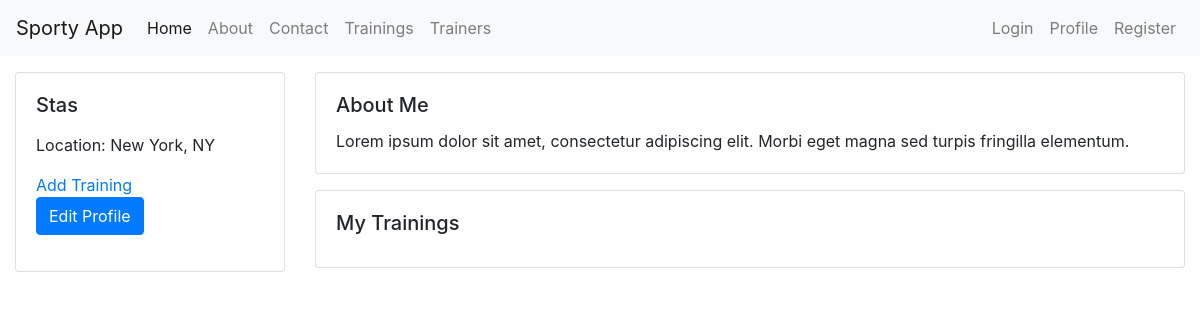
Page /user/ (signed in) on the earlier database version.
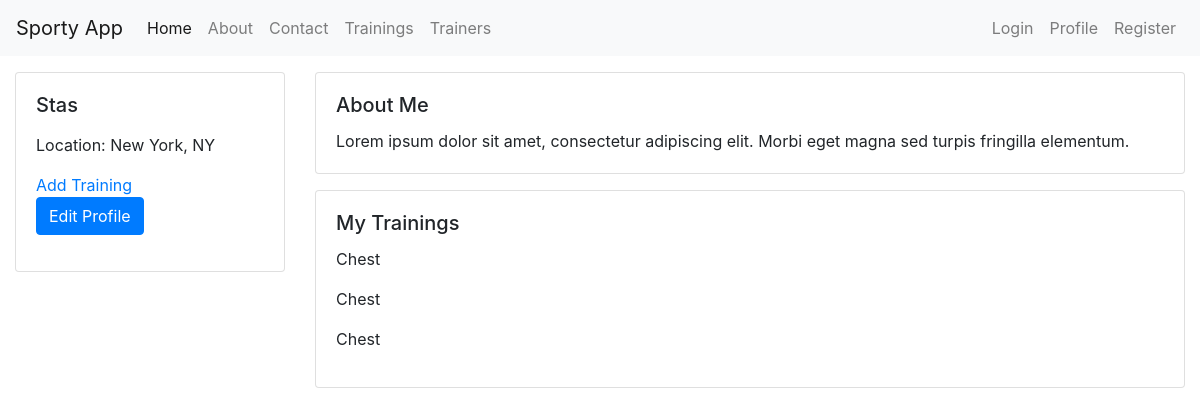
Same page on the later database version.
### Workout/models.py (models this page shows)
class Workout(models.Model):
    user = models.ForeignKey(User, on_delete=models.CASCADE)
    name = models.CharField(max_length=50)
    description = models.TextField(blank=True)
    date = models.DateField(auto_now_add=True)
    def __str__(self):
        return self.name

### user/views.py (the view)
# urls.py: path('', profile, name='profile'),
@login_required
def profile(request):
    user = request.user
    users = User.objects.get(username=request.user.username)
    workouts = Workout.objects.filter(user=users)
    return render(request, 'user/profile.html', {'user': user, 'workouts': workouts})

### templates/user/profile.html (shortened to what this page needs)
{% extends 'base.html' %}
{% block content %}
    <div class="row">
        <div class="col-md-3">
            <div class="card">
                <div class="card-body">
                    <h5 class="card-title">{{ user.username }}</h5>
                    <p class="card-text">Location: New York, NY</p>
                    <a href="{% url 'CreateTraining' %}">Add Training</a>
                    <p><a href="{% url 'UpdateProfile' user.id %}" class="btn btn-primary">Edit Profile</a></p>
                </div>
            </div>
        </div>
        <div class="col-md-9">
            <div class="card">
                <div class="card-body">
                    <h5 class="card-title">About Me</h5>
                    <p class="card-text">Lorem ipsum dolor sit amet, consectetur adipiscing elit. Morbi eget magna sed turpis fringilla elementum.</p>
                </div>
            </div>
            <div class="card mt-3">
                <div class="card-body">
                    <h5 class="card-title">My Trainings</h5>
                    <ul class="list-group">
                        {% for i in workouts %}
                            <p>{{ i }}</p>
                        {% endfor %}
                    </ul>
                </div>
            </div>
        </div>
    </div>
{% endblock %}

### templates/base.html (shortened to what this page needs)
<!DOCTYPE html>
<html lang="en">
<head>
    <link rel="stylesheet" href="https://stackpath.bootstrapcdn.com/bootstrap/4.3.1/css/bootstrap.min.css">
</head>
<body>
    <nav class="navbar navbar-expand-lg navbar-light bg-light">
      <a class="navbar-brand" href="#">Sporty App</a>
      <div class="collapse navbar-collapse" id="navbarNav">
        <ul class="navbar-nav">
          <li class="nav-item active">
            <a class="nav-link" href="{% url 'home' %}">Home</a>
          </li>
          <li class="nav-item">
            <a class="nav-link" href="{% url 'about' %}">About</a>
          </li>
          <li class="nav-item">
            <a class="nav-link" href="{% url 'contact' %}">Contact</a>
          </li>
          <li class="nav-item">
            <a class="nav-link" href="{% url 'trainings' %}">Trainings</a>
          </li>
          <li class="nav-item">
            <a class="nav-link" href="{% url 'trainers' %}">Trainers</a>
          </li>
        </ul>
        <ul class="navbar-nav ml-auto">
            <a class="nav-link" href="{% url 'login' %}">Login</a>
            <a class="nav-link" href="{% url 'profile' %}">Profile</a>
            <li class="nav-item">
                <a class="nav-link" href="{% url 'RegisterFormPage' %}">Register</a>
            </li>
        </ul>
      </div>
    </nav>
    <div class="container-fluid mt-3">
        {% block content %}
        {% endblock %}
    </div>
</body>
</html>

Differences in the rows shown:
added Workout: name "Chest"
added Workout: name "Chest"
added Workout: name "Chest"
